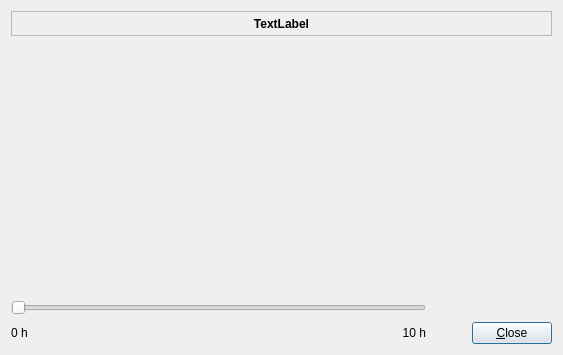
<ui version="4.0" >
 <class>InspectProfileDialog</class>
 <widget class="QDialog" name="InspectProfileDialog" >
  <property name="geometry" >
   <rect>
    <x>0</x>
    <y>0</y>
    <width>563</width>
    <height>355</height>
   </rect>
  </property>
  <property name="windowTitle" >
   <string>Inspect profiles</string>
  </property>
  <layout class="QVBoxLayout" name="verticalLayout" >
   <item>
    <widget class="QLabel" name="labelTitle" >
     <property name="minimumSize" >
      <size>
       <width>0</width>
       <height>25</height>
      </size>
     </property>
     <property name="font" >
      <font>
       <weight>75</weight>
       <bold>true</bold>
      </font>
     </property>
     <property name="frameShape" >
      <enum>QFrame::StyledPanel</enum>
     </property>
     <property name="text" >
      <string>TextLabel</string>
     </property>
     <property name="alignment" >
      <set>Qt::AlignCenter</set>
     </property>
    </widget>
   </item>
   <item>
    <widget class="QNANChartWidget" native="1" name="chart" >
     <property name="sizePolicy" >
      <sizepolicy vsizetype="Expanding" hsizetype="Expanding" >
       <horstretch>0</horstretch>
       <verstretch>0</verstretch>
      </sizepolicy>
     </property>
    </widget>
   </item>
   <item>
    <layout class="QGridLayout" name="gridLayout" >
     <item row="0" column="0" colspan="3" >
      <widget class="QSlider" name="horizontalSlider" >
       <property name="sizePolicy" >
        <sizepolicy vsizetype="Fixed" hsizetype="Expanding" >
         <horstretch>1</horstretch>
         <verstretch>0</verstretch>
        </sizepolicy>
       </property>
       <property name="orientation" >
        <enum>Qt::Horizontal</enum>
       </property>
      </widget>
     </item>
     <item row="0" column="4" >
      <spacer name="verticalSpacer" >
       <property name="orientation" >
        <enum>Qt::Vertical</enum>
       </property>
       <property name="sizeType" >
        <enum>QSizePolicy::Preferred</enum>
       </property>
       <property name="sizeHint" stdset="0" >
        <size>
         <width>20</width>
         <height>17</height>
        </size>
       </property>
      </spacer>
     </item>
     <item row="1" column="0" >
      <widget class="QLabel" name="label" >
       <property name="text" >
        <string>0 h</string>
       </property>
      </widget>
     </item>
     <item row="1" column="1" >
      <spacer name="horizontalSpacer" >
       <property name="orientation" >
        <enum>Qt::Horizontal</enum>
       </property>
       <property name="sizeHint" stdset="0" >
        <size>
         <width>40</width>
         <height>20</height>
        </size>
       </property>
      </spacer>
     </item>
     <item row="1" column="2" >
      <widget class="QLabel" name="labelMaxSimTime" >
       <property name="text" >
        <string>10 h</string>
       </property>
       <property name="alignment" >
        <set>Qt::AlignRight|Qt::AlignTrailing|Qt::AlignVCenter</set>
       </property>
      </widget>
     </item>
     <item row="1" column="3" >
      <spacer name="horizontalSpacer_2" >
       <property name="orientation" >
        <enum>Qt::Horizontal</enum>
       </property>
       <property name="sizeHint" stdset="0" >
        <size>
         <width>40</width>
         <height>20</height>
        </size>
       </property>
      </spacer>
     </item>
     <item row="1" column="4" >
      <widget class="QPushButton" name="pushButtonClose" >
       <property name="text" >
        <string>&amp;Close</string>
       </property>
      </widget>
     </item>
    </layout>
   </item>
  </layout>
 </widget>
 <layoutdefault spacing="6" margin="11" />
 <customwidgets>
  <customwidget>
   <class>QNANChartWidget</class>
   <extends>QWidget</extends>
   <header location="global" >qnanchartwidget.h</header>
   <container>1</container>
  </customwidget>
 </customwidgets>
 <resources/>
 <connections/>
</ui>
